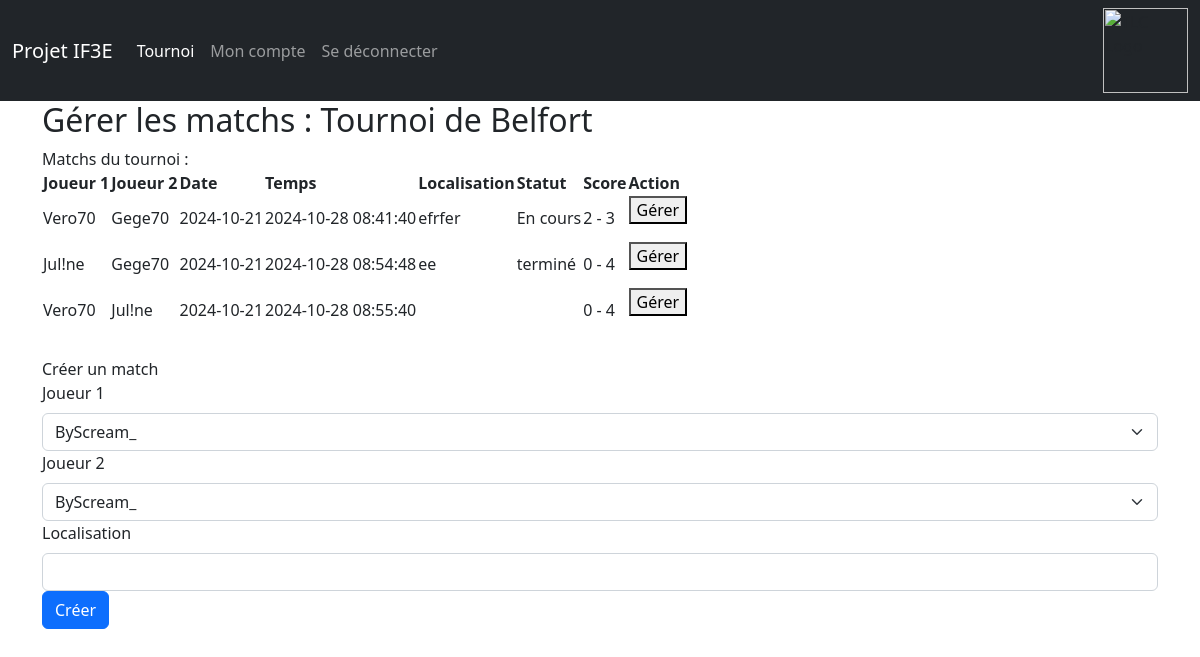
The page /sources/view/manage_matchs.php?tournament_id=8 on the database its author committed.
### tables this page shows
CREATE TABLE `tournament` (
  `id` int(11) NOT NULL,
  `game_id` int(11) DEFAULT NULL,
  `name` varchar(256) NOT NULL,
  `number_of_players` int(11) NOT NULL,
  `match_rules` text NOT NULL,
  `owner` int(11) NOT NULL,
  `type` int(11) NOT NULL
);

CREATE TABLE `match_player` (
  `tournament_id` int(11) NOT NULL,
  `player1` int(11) NOT NULL,
  `player2` int(11) NOT NULL,
  `date` date NOT NULL,
  `time` timestamp NOT NULL DEFAULT current_timestamp() ON UPDATE current_timestamp(),
  `location` text NOT NULL,
  `progress` text NOT NULL,
  `score_player1` int(11) NOT NULL,
  `score_player2` int(11) NOT NULL
);

CREATE TABLE `users` (
  `id` int(11) NOT NULL,
  `email` varchar(256) NOT NULL,
  `password` text NOT NULL,
  `pseudo` text NOT NULL,
  `prenom` text NOT NULL,
  `nom` text NOT NULL,
  `phone_number` int(10) NOT NULL,
  `favourite_game_id` int(2) DEFAULT NULL,
  `date_of_birth` date DEFAULT current_timestamp(),
  `is_organizer` int(2) NOT NULL DEFAULT 0
);

### sources/view/manage_matchs.php (the view, shortened to what this page needs)
<?php
$id_tournament=$_GET["tournament_id"];
$bdd = new PDO("mysql:host=localhost;dbname=IF3E_Projet_B;charset=utf8", "root", "");
$req = $bdd->prepare("SELECT name, type FROM tournament WHERE id=?");
$req->execute([$id_tournament]);
$data = $req->fetch();
$name_tournoi = $data["name"];
$type_tournoi = $data["type"];
?>
<html lang="fr">
<head>
    <link href="https://cdn.jsdelivr.net/npm/bootstrap@5.2.3/dist/css/bootstrap.min.css" rel="stylesheet">
</head>
<body>
<nav class="navbar navbar-expand-lg navbar-dark bg-dark">
    <div class="container-fluid">
        <a class="navbar-brand" href="#">Projet IF3E</a>
        <div class="collapse navbar-collapse" id="navbarSupportedContent">
            <ul class="navbar-nav me-auto mb-2 mb-lg-0">
                <li class="nav-item">
                    <a class="nav-link active" aria-current="page">Tournoi</a>
                </li>
                <li class="nav-item">
                    <a class="nav-link" href="account.php">Mon compte</a>
                </li>
                <li class="nav-item">
                    <a class="nav-link" href="../controller/signout.php">Se déconnecter</a>
                </li>
            </ul>
            <ul class="navbar-nav">
                <li class="nav-item">
                    <img src="../images/logo_UTBM_blanc.png" width="85" id="logo" alt="TLC Logo" />
                </li>
            </ul>
        </div>
    </div>
</nav>
<div class="container">
    <h2>Gérer les matchs : <?php echo $name_tournoi ?></h2>
    Matchs du tournoi :
    <table>
        <tr>
            <?php if($type_tournoi=="0"){ ?>
                <th>Joueur 1</th>
                <th>Joueur 2</th>
            <?php } else {?>
                <th>Equipe 1</th>
                <th>Equipe 2</th>
            <?php } ?>
            <th>Date</th>
            <th>Temps</th>
            <th>Localisation</th>
            <th>Statut</th>
            <th>Score</th>
            <th>Action</th>
        </tr>
        <?php
        $bdd = new PDO("mysql:host=localhost;dbname=IF3E_Projet_B;charset=utf8", "root", "");
        if ($type_tournoi==0){
            $req = $bdd->prepare("SELECT player1, P1.pseudo AS pseudo1, player2, P2.pseudo AS pseudo2, date, time, location, progress, score_player1, score_player2 FROM match_player INNER JOIN users P1 ON P1.id=match_player.player1 INNER JOIN users P2 ON P2.id=match_player.player2 WHERE tournament_id = ?");
            $req->execute([$id_tournament]);
            while($data = $req->fetch()) {
                echo "<tr>";
                echo "<td>" . $data['pseudo1'] . "</td>";
                echo "<td>" . $data['pseudo2'] . "</td>";
                echo "<td>" . $data['date'] . "</td>";
                echo "<td>" . $data['time'] . "</td>";
                echo "<td>" . $data['location'] . "</td>";
                echo "<td>" . $data['progress'] . "</td>";
                echo "<td>" . $data['score_player1'] . " - " . $data['score_player2'] . "</td>";
                echo "<td>
                    <form method='POST'>
                    <button type='submit' formaction='../view/manage_match.php?type=$type_tournoi&tournament_id=$id_tournament&player1=" . $data['player1'] ."&player2=". $data['player2'] . "'>Gérer</button>
                    </form>
                </td>";
                echo "</tr>";
            }
        }
        ?>
    </table>
    <form method="post" action="../controller/create_match.php<?php echo '?type='.$type_tournoi.'&tournament_id='.$id_tournament ?>">
        <br>Créer un match<br>
        <?php if($type_tournoi==0){ ?>
            <label for="player1" class="form-label">Joueur 1</label>
            <select id="player1" name="player1" class="form-select">
                <?php
                $bdd = new PDO("mysql:host=localhost;dbname=IF3E_Projet_B;charset=utf8", "root", "");
                $req = $bdd->prepare("SELECT users.id, users.pseudo FROM tournament_players INNER JOIN users ON users.id=tournament_players.player WHERE tournament_id = ?");
                $req->execute([$id_tournament]);
                while($data = $req->fetch()) {
                    ?>
                    <option value="<?php echo $data["id"]?>"><?php echo $data["pseudo"]?></option>
                    <?php
                }
                ?>
            </select>
            <label for="player2" class="form-label">Joueur 2</label>
            <select id="player2" name="player2" class="form-select">
                <?php
                $bdd = new PDO("mysql:host=localhost;dbname=IF3E_Projet_B;charset=utf8", "root", "");
                $req = $bdd->prepare("SELECT users.id, users.pseudo FROM tournament_players INNER JOIN users ON users.id=tournament_players.player WHERE tournament_id = ?");
                $req->execute([$id_tournament]);
                while($data = $req->fetch()) {
                    ?>
                    <option value="<?php echo $data["id"]?>"><?php echo $data["pseudo"]?></option>
                    <?php
                }
                ?>
            </select>
        <?php }?>
        <label for='location' class='form-label'>Localisation</label>
        <input id='location' type='text' name='location' class='form-control'/>
        <div class="col-12">
            <button class="btn btn-primary" type="submit">Créer</button>
        </div>
    </form>
</div>
</body>
</html>

### rows shown on the page
tournament: name "Tournoi de Belfort"
match_player: player1.pseudo "Vero70", player2.pseudo "Gege70", date "2024-10-21", time "2024-10-28 08:41:40", location "efrfer", progress "En cours", score_player1 "2", score_player2 "3"
match_player: player1.pseudo "Jul!ne", player2.pseudo "Gege70", date "2024-10-21", time "2024-10-28 08:54:48", location "ee", progress "terminé", score_player1 "0", score_player2 "4"
match_player: player1.pseudo "Vero70", player2.pseudo "Jul!ne", date "2024-10-21", time "2024-10-28 08:55:40", score_player1 "0", score_player2 "4"

### other values the page prints
form field player1 "ByScream_"
form field player2 "ByScream_"
